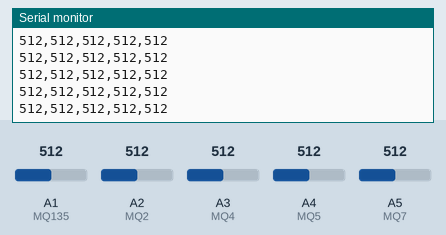
Bench run of a sketch on a simulated Arduino Uno, built with avr-gcc and run on an emulated ATmega328P. Shown: the last lines printed to the serial monitor. Inputs (shaded band) come from the test bench; at power-on: A3 (MQ4) = 512, A1 (MQ135) = 512, A2 (MQ2) = 512, A4 (MQ5) = 512, A5 (MQ7) = 512.

Above: at 5.2 s.
5.3 s: A3 (MQ4) set to 107
At 5.36 s:
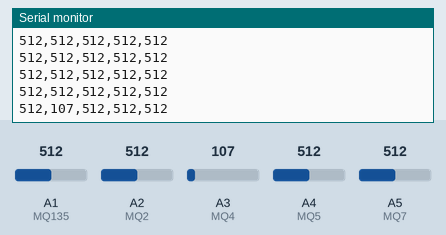
8.3 s: A3 (MQ4) set to 94
At 8.3 s:
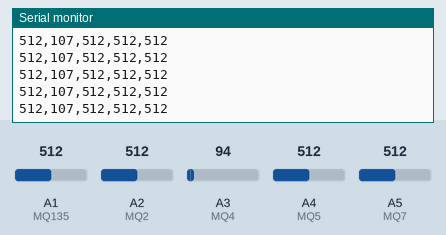
Timing chart, 0 to 11.3 s (numbered marks = the images above; inputs shaded):
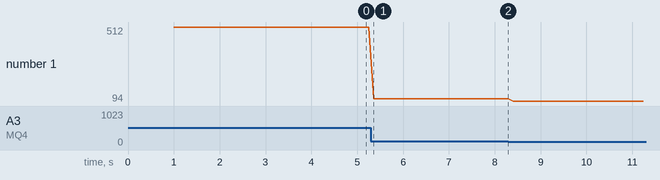

Measured:
- after the input at 5.3 s, the serial monitor: prints a new line after 0.06 s (image 1)
- plotted number 1: 512 → 107 after the input at 5.3 s, 107 → 94 after the input at 8.3 s

The sketch:

sketch_nov16a.ino
```cpp
#include <dht11.h>
dht11 DHT11;
int dht11_output;
int sensor_135;
int sensor_2;
int sensor_4;
int sensor_5;
int sensor_7;
#define DHT11PIN 4
#define MQ135 A1
#define MQ2 A2
#define MQ4 A3
#define MQ5 A4
#define MQ7 A5
unsigned long startTime;
const unsigned long runDuration = 10 * 60 * 1000;
void  setup(){
delay(1000);
Serial.begin(9600);
// Serial.print("Ticks,MQ2,MQ4,MQ5,MQ7,MQ135");
// Serial.println();
 }
void loop(){
// dht11_output = DHT11.read(DHT11PIN);
sensor_135 = analogRead(MQ135);
sensor_2 = analogRead(MQ2);
sensor_4 = analogRead(MQ4);
sensor_5 = analogRead(MQ5);
sensor_7 = analogRead(MQ7);
// Serial.print((float) DHT11.temperature,   2);
// Serial.print(',');
// Serial.print((float) DHT11.humidity,   2);
Serial.print(sensor_2,   DEC);
Serial.print(',');
Serial.print(sensor_4,   DEC);
Serial.print(',');
Serial.print(sensor_5,   DEC);
Serial.print(',');
Serial.print(sensor_7,   DEC);
Serial.print(',');
Serial.print(sensor_135,   DEC);
Serial.println();
delay(100);
}                             
```
